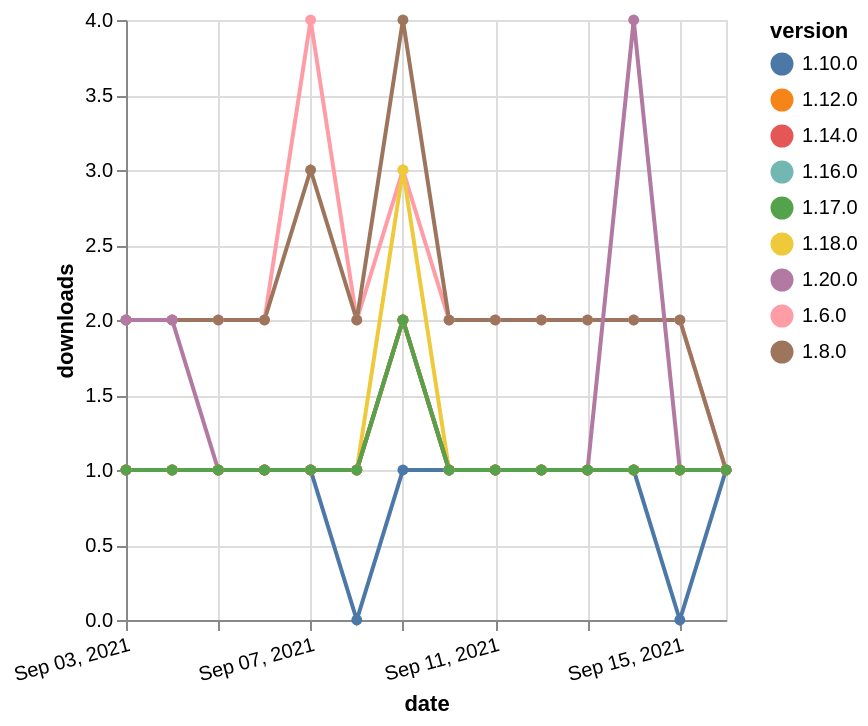

The specification (Vega-Lite) saved for this image:
### Vega-Lite specification from a JSON file in a GitHub repository (floating-point values rounded to 4 significant figures)
{"$schema": "https://vega.github.io/schema/vega-lite/v5.json", "description": "A simple bar chart with embedded data.", "data": {"values": [{"date": "2021-09-03", "total": 3048, "delta": 2, "version": "1.6.0"}, {"date": "2021-09-04", "total": 3050, "delta": 2, "version": "1.6.0"}, {"date": "2021-09-05", "total": 3052, "delta": 2, "version": "1.6.0"}, {"date": "2021-09-06", "total": 3054, "delta": 2, "version": "1.6.0"}, {"date": "2021-09-07", "total": 3058, "delta": 4, "version": "1.6.0"}, {"date": "2021-09-08", "total": 3060, "delta": 2, "version": "1.6.0"}, {"date": "2021-09-09", "total": 3063, "delta": 3, "version": "1.6.0"}, {"date": "2021-09-10", "total": 3065, "delta": 2, "version": "1.6.0"}, {"date": "2021-09-11", "total": 3067, "delta": 2, "version": "1.6.0"}, {"date": "2021-09-12", "total": 3069, "delta": 2, "version": "1.6.0"}, {"date": "2021-09-13", "total": 3071, "delta": 2, "version": "1.6.0"}, {"date": "2021-09-14", "total": 3073, "delta": 2, "version": "1.6.0"}, {"date": "2021-09-15", "total": 3075, "delta": 2, "version": "1.6.0"}, {"date": "2021-09-16", "total": 3076, "delta": 1, "version": "1.6.0"}, {"date": "2021-09-03", "total": 270, "delta": 1, "version": "1.18.0"}, {"date": "2021-09-04", "total": 271, "delta": 1, "version": "1.18.0"}, {"date": "2021-09-05", "total": 272, "delta": 1, "version": "1.18.0"}, {"date": "2021-09-06", "total": 273, "delta": 1, "version": "1.18.0"}, {"date": "2021-09-07", "total": 274, "delta": 1, "version": "1.18.0"}, {"date": "2021-09-08", "total": 275, "delta": 1, "version": "1.18.0"}, {"date": "2021-09-09", "total": 278, "delta": 3, "version": "1.18.0"}, {"date": "2021-09-10", "total": 279, "delta": 1, "version": "1.18.0"}, {"date": "2021-09-11", "total": 280, "delta": 1, "version": "1.18.0"}, {"date": "2021-09-12", "total": 281, "delta": 1, "version": "1.18.0"}, {"date": "2021-09-13", "total": 282, "delta": 1, "version": "1.18.0"}, {"date": "2021-09-14", "total": 283, "delta": 1, "version": "1.18.0"}, {"date": "2021-09-15", "total": 284, "delta": 1, "version": "1.18.0"}, {"date": "2021-09-16", "total": 285, "delta": 1, "version": "1.18.0"}, {"date": "2021-09-03", "total": 2549, "delta": 2, "version": "1.8.0"}, {"date": "2021-09-04", "total": 2551, "delta": 2, "version": "1.8.0"}, {"date": "2021-09-05", "total": 2553, "delta": 2, "version": "1.8.0"}, {"date": "2021-09-06", "total": 2555, "delta": 2, "version": "1.8.0"}, {"date": "2021-09-07", "total": 2558, "delta": 3, "version": "1.8.0"}, {"date": "2021-09-08", "total": 2560, "delta": 2, "version": "1.8.0"}, {"date": "2021-09-09", "total": 2564, "delta": 4, "version": "1.8.0"}, {"date": "2021-09-10", "total": 2566, "delta": 2, "version": "1.8.0"}, {"date": "2021-09-11", "total": 2568, "delta": 2, "version": "1.8.0"}, {"date": "2021-09-12", "total": 2570, "delta": 2, "version": "1.8.0"}, {"date": "2021-09-13", "total": 2572, "delta": 2, "version": "1.8.0"}, {"date": "2021-09-14", "total": 2574, "delta": 2, "version": "1.8.0"}, {"date": "2021-09-15", "total": 2576, "delta": 2, "version": "1.8.0"}, {"date": "2021-09-16", "total": 2577, "delta": 1, "version": "1.8.0"}, {"date": "2021-09-03", "total": 284, "delta": 1, "version": "1.10.0"}, {"date": "2021-09-04", "total": 285, "delta": 1, "version": "1.10.0"}, {"date": "2021-09-05", "total": 286, "delta": 1, "version": "1.10.0"}, {"date": "2021-09-06", "total": 287, "delta": 1, "version": "1.10.0"}, {"date": "2021-09-07", "total": 288, "delta": 1, "version": "1.10.0"}, {"date": "2021-09-08", "total": 288, "delta": 0, "version": "1.10.0"}, {"date": "2021-09-09", "total": 289, "delta": 1, "version": "1.10.0"}, {"date": "2021-09-10", "total": 290, "delta": 1, "version": "1.10.0"}, {"date": "2021-09-11", "total": 291, "delta": 1, "version": "1.10.0"}, {"date": "2021-09-12", "total": 292, "delta": 1, "version": "1.10.0"}, {"date": "2021-09-13", "total": 293, "delta": 1, "version": "1.10.0"}, {"date": "2021-09-14", "total": 294, "delta": 1, "version": "1.10.0"}, {"date": "2021-09-15", "total": 294, "delta": 0, "version": "1.10.0"}, {"date": "2021-09-16", "total": 295, "delta": 1, "version": "1.10.0"}, {"date": "2021-09-03", "total": 144, "delta": 2, "version": "1.20.0"}, {"date": "2021-09-04", "total": 146, "delta": 2, "version": "1.20.0"}, {"date": "2021-09-05", "total": 147, "delta": 1, "version": "1.20.0"}, {"date": "2021-09-06", "total": 148, "delta": 1, "version": "1.20.0"}, {"date": "2021-09-07", "total": 149, "delta": 1, "version": "1.20.0"}, {"date": "2021-09-08", "total": 150, "delta": 1, "version": "1.20.0"}, {"date": "2021-09-09", "total": 152, "delta": 2, "version": "1.20.0"}, {"date": "2021-09-10", "total": 153, "delta": 1, "version": "1.20.0"}, {"date": "2021-09-11", "total": 154, "delta": 1, "version": "1.20.0"}, {"date": "2021-09-12", "total": 155, "delta": 1, "version": "1.20.0"}, {"date": "2021-09-13", "total": 156, "delta": 1, "version": "1.20.0"}, {"date": "2021-09-14", "total": 160, "delta": 4, "version": "1.20.0"}, {"date": "2021-09-15", "total": 161, "delta": 1, "version": "1.20.0"}, {"date": "2021-09-16", "total": 162, "delta": 1, "version": "1.20.0"}, {"date": "2021-09-03", "total": 152, "delta": 1, "version": "1.16.0"}, {"date": "2021-09-04", "total": 153, "delta": 1, "version": "1.16.0"}, {"date": "2021-09-05", "total": 154, "delta": 1, "version": "1.16.0"}, {"date": "2021-09-06", "total": 155, "delta": 1, "version": "1.16.0"}, {"date": "2021-09-07", "total": 156, "delta": 1, "version": "1.16.0"}, {"date": "2021-09-08", "total": 157, "delta": 1, "version": "1.16.0"}, {"date": "2021-09-09", "total": 159, "delta": 2, "version": "1.16.0"}, {"date": "2021-09-10", "total": 160, "delta": 1, "version": "1.16.0"}, {"date": "2021-09-11", "total": 161, "delta": 1, "version": "1.16.0"}, {"date": "2021-09-12", "total": 162, "delta": 1, "version": "1.16.0"}, {"date": "2021-09-13", "total": 163, "delta": 1, "version": "1.16.0"}, {"date": "2021-09-14", "total": 164, "delta": 1, "version": "1.16.0"}, {"date": "2021-09-15", "total": 165, "delta": 1, "version": "1.16.0"}, {"date": "2021-09-16", "total": 166, "delta": 1, "version": "1.16.0"}, {"date": "2021-09-03", "total": 188, "delta": 1, "version": "1.14.0"}, {"date": "2021-09-04", "total": 189, "delta": 1, "version": "1.14.0"}, {"date": "2021-09-05", "total": 190, "delta": 1, "version": "1.14.0"}, {"date": "2021-09-06", "total": 191, "delta": 1, "version": "1.14.0"}, {"date": "2021-09-07", "total": 192, "delta": 1, "version": "1.14.0"}, {"date": "2021-09-08", "total": 193, "delta": 1, "version": "1.14.0"}, {"date": "2021-09-09", "total": 195, "delta": 2, "version": "1.14.0"}, {"date": "2021-09-10", "total": 196, "delta": 1, "version": "1.14.0"}, {"date": "2021-09-11", "total": 197, "delta": 1, "version": "1.14.0"}, {"date": "2021-09-12", "total": 198, "delta": 1, "version": "1.14.0"}, {"date": "2021-09-13", "total": 199, "delta": 1, "version": "1.14.0"}, {"date": "2021-09-14", "total": 200, "delta": 1, "version": "1.14.0"}, {"date": "2021-09-15", "total": 201, "delta": 1, "version": "1.14.0"}, {"date": "2021-09-16", "total": 202, "delta": 1, "version": "1.14.0"}, {"date": "2021-09-03", "total": 289, "delta": 1, "version": "1.12.0"}, {"date": "2021-09-04", "total": 290, "delta": 1, "version": "1.12.0"}, {"date": "2021-09-05", "total": 291, "delta": 1, "version": "1.12.0"}, {"date": "2021-09-06", "total": 292, "delta": 1, "version": "1.12.0"}, {"date": "2021-09-07", "total": 293, "delta": 1, "version": "1.12.0"}, {"date": "2021-09-08", "total": 294, "delta": 1, "version": "1.12.0"}, {"date": "2021-09-09", "total": 296, "delta": 2, "version": "1.12.0"}, {"date": "2021-09-10", "total": 297, "delta": 1, "version": "1.12.0"}, {"date": "2021-09-11", "total": 298, "delta": 1, "version": "1.12.0"}, {"date": "2021-09-12", "total": 299, "delta": 1, "version": "1.12.0"}, {"date": "2021-09-13", "total": 300, "delta": 1, "version": "1.12.0"}, {"date": "2021-09-14", "total": 301, "delta": 1, "version": "1.12.0"}, {"date": "2021-09-15", "total": 302, "delta": 1, "version": "1.12.0"}, {"date": "2021-09-16", "total": 303, "delta": 1, "version": "1.12.0"}, {"date": "2021-09-03", "total": 135, "delta": 1, "version": "1.17.0"}, {"date": "2021-09-04", "total": 136, "delta": 1, "version": "1.17.0"}, {"date": "2021-09-05", "total": 137, "delta": 1, "version": "1.17.0"}, {"date": "2021-09-06", "total": 138, "delta": 1, "version": "1.17.0"}, {"date": "2021-09-07", "total": 139, "delta": 1, "version": "1.17.0"}, {"date": "2021-09-08", "total": 140, "delta": 1, "version": "1.17.0"}, {"date": "2021-09-09", "total": 142, "delta": 2, "version": "1.17.0"}, {"date": "2021-09-10", "total": 143, "delta": 1, "version": "1.17.0"}, {"date": "2021-09-11", "total": 144, "delta": 1, "version": "1.17.0"}, {"date": "2021-09-12", "total": 145, "delta": 1, "version": "1.17.0"}, {"date": "2021-09-13", "total": 146, "delta": 1, "version": "1.17.0"}, {"date": "2021-09-14", "total": 147, "delta": 1, "version": "1.17.0"}, {"date": "2021-09-15", "total": 148, "delta": 1, "version": "1.17.0"}, {"date": "2021-09-16", "total": 149, "delta": 1, "version": "1.17.0"}]}, "width": "container", "mark": {"type": "line", "point": {"filled": true}}, "encoding": {"x": {"field": "date", "type": "temporal", "timeUnit": "yearmonthdate", "title": "date", "axis": {"labelAngle": -15}}, "y": {"field": "delta", "type": "quantitative", "title": "downloads"}, "color": {"field": "version", "type": "nominal"}, "tooltip": {"field": "delta"}}}
